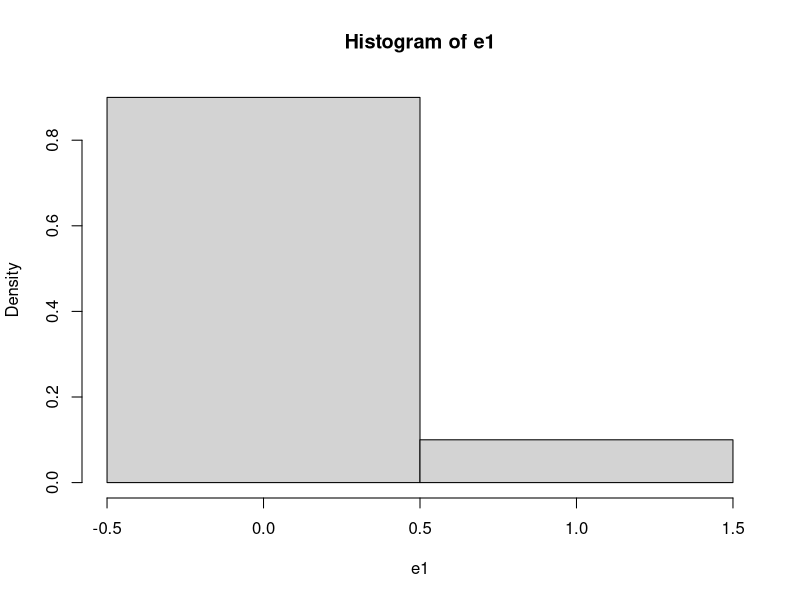
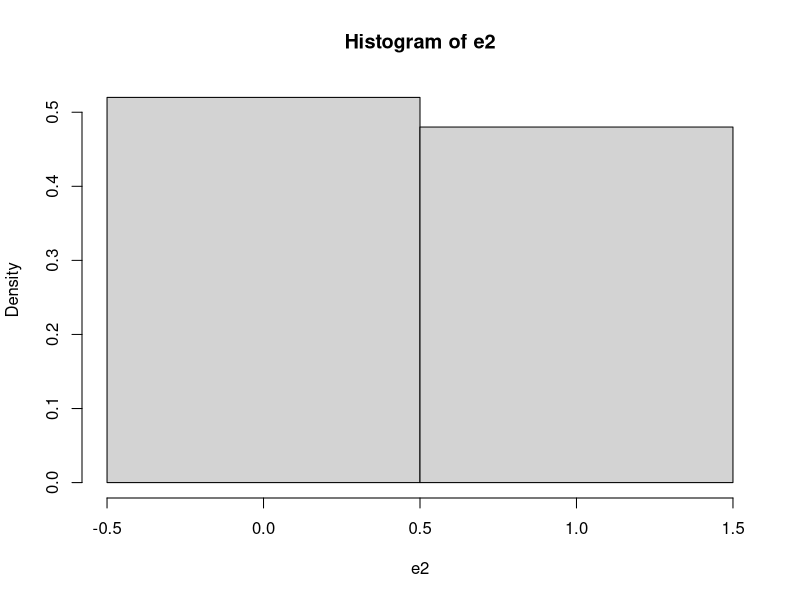
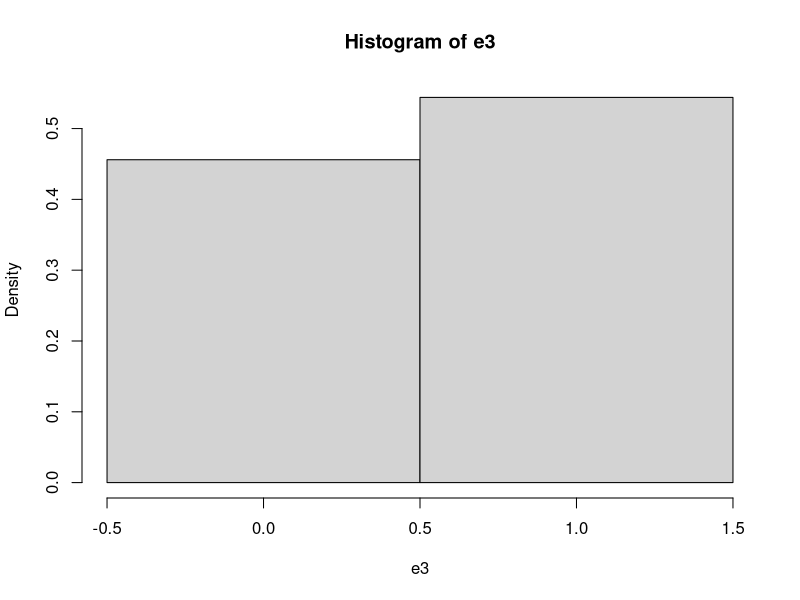
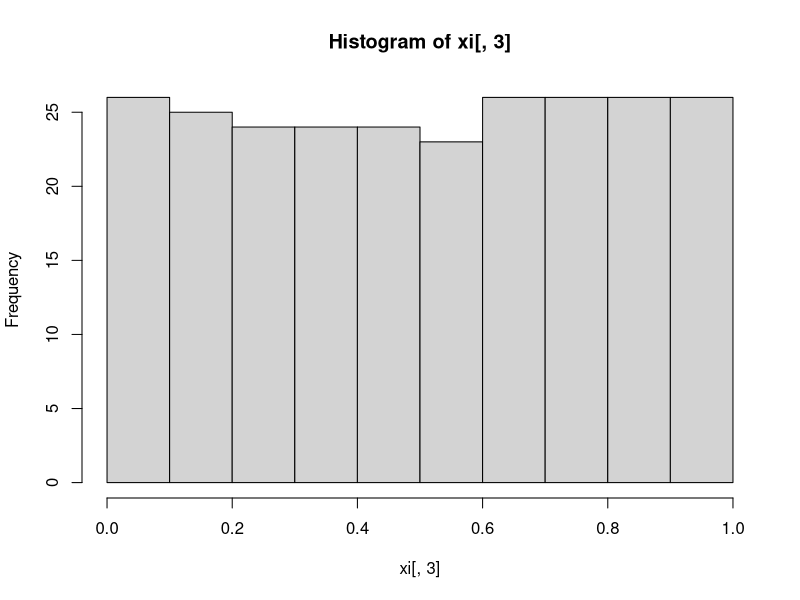
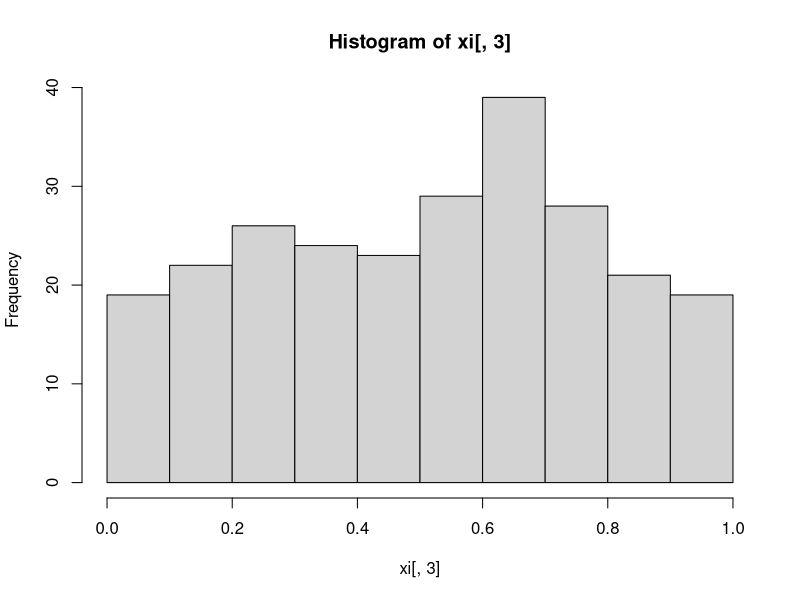
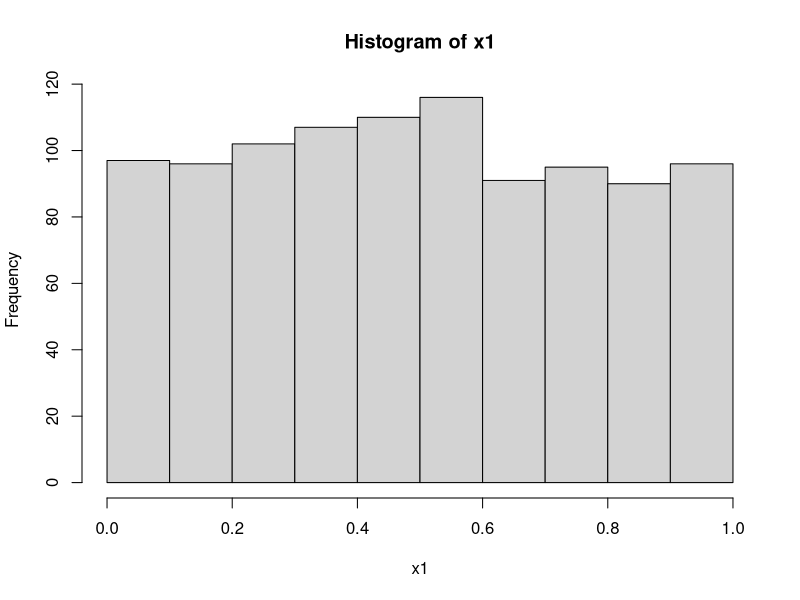

The R source for these figures, in order: (Note: this script raises an error after producing the figures.)
## ---- chunk 1
#                      -=( Install & Load Package Function )=-
install_load <- function (package1, ...)  {   

   # convert arguments to vector
   packages <- c(package1, ...)

   # start loop to determine if each package is installed
   for(package in packages){

       # if package is installed locally, load
       if(package %in% rownames(installed.packages()))
          do.call('library', list(package))

       # if package is not installed locally, download, then load
       else {
          install.packages(package)
          do.call("library", list(package))
       }
   } 
}

install_load("MASS")

path <- function() gsub  ( "\\\\",  "/",  readClipboard ()  )
#Copy path, Panggil function di console
#Copy r path, paste ke var yang diinginkan
## ---- chunk 2
require("knitr")
opts_knit$set(root.dir = "C:/Users/Fathan/Documents/Obsidian Vault/2. Kuliah/Smt 6/1. Metode Simulasi dan Resampling")
## ---- chunk 3
FlipCoin <- function(n) sample(0:1, n, rep=T) 
n <- 10
e1 <- FlipCoin(n) 
e1 
## ---- chunk 4
cat("Banyaknya tail :", sum(e1==0), "dan Peluangnya :", sum(e1==0)/n,
    "\nBanyaknya head :", sum(e1==1), "dan Peluangnya :", sum(e1==1)/n)
## ---- chunk 5
hist(e1,breaks=c(-0.5, 0.5, 1.5), prob=T) 
## ---- chunk 6
#Menggunakan function sebelumnya
n <- 28 
gb <- FlipCoin(n)
gb

g = 0; b=0; B=0
for(i in 1:n){
  if(gb[i] == 1){
    g <- g+1
    b <- 0
  } else{
    b <- b+1
  }
  
  if(b==4){
    B <- B+1
    b <- 0
  }
}

cat("Banyaknya anak perempuan :", g,
    "\nBanyaknya 4 anak tanpa perempuan :", B, 
    "\nPeluangnya :", g/(g+B))
## ---- chunk 7
RollDie <- function(n) sample(1:6, n, rep=T)
n <- 50
d1 <- RollDie(n)
d1
## ---- chunk 8
cat("Banyaknya tail :", sum(d1==3), "dan Frekuensi Relatifnya :", sum(d1==3)/n)
## ---- chunk 9
n <- 100
e2 <- FlipCoin(n) 
cat("Banyaknya tail :", sum(e2==0), "dan Frekuensi Relatifnya :", sum(e2==0)/n,
    "\nBanyaknya head :", sum(e2==1), "dan Frekuensi Relatifnya :", sum(e2==1)/n)
## ---- chunk 10
hist(e2, breaks=c(-0.5, 0.5, 1.5), prob=T)
## ---- chunk 11
n <- 500
e3 <- FlipCoin(n) 
cat("Banyaknya tail :", sum(e3==0), "dan Peluangnya :", sum(e3==0)/n,
    "\nBanyaknya head :", sum(e3==1), "dan Peluangnya :", sum(e3==1)/n)
## ---- chunk 12
hist(e3, breaks=c(-0.5, 0.5, 1.5), prob=T)
## ---- chunk 13
Dice <- function(n){
  d <- RollDie(n)
  rolls <- numeric(0)
  for(i in 1:6) rolls = c(rolls, sum(d==i)/n)
return(rolls)
}

RollingDice <- data.frame(
  rolls.200 = Dice(200),
  rolls.1000 = Dice(1000)
) 
rownames(RollingDice) <- paste0("RF.", 1:6)
print(RollingDice)
## ---- chunk 14
x0 <-78 
n <- 250
a <- 1598
b <- 17
m <- 1000

xi <- matrix (NA , n, 3 )
colnames (xi) <-c( "aX(i-1)+b", "Xi", "Ui") 
for  (i in 1 :n){
  xi[i,1] <- (a * x0 + b) 
  xi[i,2] <- xi[i, 1]%%m 
  xi[i,3] <- xi[i, 2]/m 
  x0 <- xi[i,2]
}
hist(xi[,3])

cbind("i"=1:20,    "Xi"=xi[1:20,2], 
      "i"=101:120, "Xi"=xi[101:120,2], 
      "i"=201:220, "Xi"=xi[201:220,2])
## ---- chunk 15
x0 <-73 
n <- 250
a <- 17
b <- 7
m <- 1024

xi <- matrix (NA , n, 3 )
colnames (xi) <-c( "aX(i-1)+b", "Xi", "Ui") 
for  (i in 1 :n){
  xi[i,1] <- (a * x0 + b) 
  xi[i,2] <- xi[i, 1]%%m 
  xi[i,3] <- xi[i, 2]/m 
  x0 <- xi[i,2]
}
hist(xi[,3])

cbind("i"=1:20,    "Xi"=xi[1:20,2], 
      "i"=101:120, "Xi"=xi[101:120,2], 
      "i"=201:220, "Xi"=xi[201:220,2])
## ---- chunk 16
n <- 1000
x1 <- 0.9
for(i in 2:n) x1[i] <- (pi + x1[i-1])^5%%1

hist(x1)

cbind("i"=1:20,    "Xi"=xi[1:20,2], 
      "i"=101:120, "Xi"=xi[101:120,2], 
      "i"=201:220, "Xi"=xi[201:220,2])
## ---- chunk 17
install_load('readxl','dplyr','kableExtra','DT')
raw.data <- read_xlsx("Data pert 2.xlsx")
data <- raw.data
## ---- chunk 18
i <- 1000
p <- .65
X <- runif(i)
Y <- NULL
for (z in 1:i) ifelse (X[z] <= p, Y[z] <- 1, Y[z] <- 0)
(tabel <- table(Y)/length(Y))
barplot(tabel, main="Bernoulli")

i <- 1000
p <- .65
X <- runif(i)
Y <- (X <= p)+0
(tabel <- table(Y)/length(Y))
barplot(tabel, main="Bernoulli")
## ---- chunk 19
i <- 1000 
N <- 4
X <- runif(i) 
DU <- NULL
for (z in 1:i){
  if (X[z]<=1/N) DU[z]<-1
    else if (X[z]<=2/N) DU[z]<-2  
    else if (X[z]<=3/N) DU[z]<-3
  else DU[z] <- 4 
}
(tabel <- table(DU)/length(DU)) 
barplot(tabel, main="Seragam Diskret")


i <- 1000 
N <- 4
X <- runif(i)
DU <- as.numeric(cut(X, breaks=c(0, 1/N, 2/N, 3/N, 1),  
include.lowest = T))
(tabel <- table(DU)/length(DU)) 
barplot(tabel, main="Seragam Diskret")
i <- 1000  
N <- 4
X <- runif(i)
DU <- 1 +floor(N*X)
(tabel <- table(DU)/length(DU))  
barplot(tabel, main="Seragam Diskret")
## ---- chunk 20
#Binomial (5,0.65) 
i <- 1000
n <- 5  
p <- .65
Binom <- NULL  
for (z in 1:i){
  m <- 0
  for (k in 1:n){
    y <- (runif(1) <= p) +0  
    m <- m+y
  }
  Binom[z] <- m 
}
(tabel <- table(Binom)/length(Binom))  
barplot(tabel, main="Binomial")

#Binomial (3,0.5)  
i <- 1000
X <- runif(i)
Binom <- as.numeric(cut(X, breaks=c(0, 1/8, 4/8, 7/8, 1),  
include.lowest = T)) -1
(tabel <- table(Binom)/length(Binom)) 
barplot(tabel, main="Binomial")
## ---- chunk 21
set.seed(123)
geom <- rgeom(1000, prob = 0.2)

cat("Geometric Distribution (p = 0.2):\n")
head(geom)
hist(geom)
## ---- chunk 22
nbinom <- rnbinom(1000, size = 5, prob = 0.3)

cat("\nNegative Binomial Distribution (size = 5, prob = 0.3):\n")
head(nbinom)
hist(nbinom)
## ---- chunk 23
i <- 1000
lambda <- 3 
U <- runif(i)
X <- -log(U)/lambda  
hist(X)
## ---- chunk 24
#Gamma(α=5,β=3)  
i <- 1000
lambda <- 3 
alpha <- 5
U <- log(runif(i*alpha))  
Um <- matrix(U, i)
Y <- apply(Um, 1, sum) 
Gama <- -Y/lambda  
hist(Gama)
## ---- chunk 25
#chi-square(10)  
i <- 1000
lambda <- 2 
alpha <- 5
U <- log(runif(i*alpha))  
Um <- matrix(U, i)
Y <- apply(Um, 1, sum) 
chi <- -Y/lambda  
hist(chi)

#chi-square(11)  
i <- 1000
lambda <- 2 
alpha <- 5
U <- log(runif(i*alpha))  
Um <- matrix(U, i)
Y <- apply(Um, 1, sum) 
chi <- -Y/lambda
chi <- chi +(rnorm(i))^2  
hist(chi)
## ---- chunk 26
#Poisson(1) melalui ekponensial  
i <- 1000
lambda <- 1  
K <- NULL
for (z in 1:i){ 
  sk <- 0  
  k <- 0
  while (sk<=1){
    u <- runif(1)
    y <- -log(u)/lambda 
    sk <- y+sk
    k <- k+1 
  }
  K[z] <- k-1 
}
(tabel <- table(K)/length(K)) 
barplot(tabel)

#Poisson(1) melalui seragam  
i <- 1000
lambda <- 1  
K <- NULL
for (z in 1:i){ 
  k <- 0
  sk <- 1
  while(sk >= exp(-lambda)){  
    u <- runif(1)
    sk <- sk*u 
    k <- k+1
  } 
  K[z] <- k
}
(tabel <- table(K)/length(K)) 
barplot(tabel)
## ---- chunk 27
#Membangkitkan Data Gamma(5,1) 
set.seed(123)
X=rgamma(100,5,scale = 1) 
head(X)
plot(density(X))
## ---- chunk 28
set.seed(15)
k<-1000 # ulangan

n<-10 #banyak sampel
x11<-matrix(rnorm(n*k),k) #bangkitkan sampel
hist(x11)
x11<-apply(x11,1,mean) #simpan rataan
hist(x11, main = "Sebaran Percontohan Normal 10 Sampel")
mean(x11); var(x11)
## ---- chunk 29
set.seed(15)
k<-1000 # ulangan

n<-30 #banyak sampel
x12<-matrix(rnorm(n*k),k) #bangkitkan sampel
hist(x12)

x12<-apply(x12,1,mean) #simpan rataan
hist(x12, main = "Sebaran Percontohan Normal 30 Sampel")
mean(x12); var(x12)
## ---- chunk 30
set.seed(15)
k<-1000 # ulangan

n<-100 #banyak sampel
x13<-matrix(rnorm(n*k),k) #bangkitkan sampel
hist(x13)
x13<-apply(x13,1,mean) #simpan rataan
hist(x13, main = "Sebaran Percontohan Normal 100 Sampel")
mean(x13); var(x13)
## ---- chunk 31
set.seed(15)
k<-1000 # ulangan

n<-10 #banyak sampel
x21<-matrix(rexp(n*k),k) #bangkitkan sampel
hist(x21)

x21<-apply(x21,1,mean) #simpan rataan
hist(x21, main = "Sebaran Percontohan Eksponensial 10 Sampel")
mean(x21); var(x21)
## ---- chunk 32
set.seed(15)
k<-1000 # ulangan

n<-30 #banyak sampel
x22<-matrix(rexp(n*k),k) #bangkitkan sampel
hist(x22)
x22<-apply(x22,1,mean) #simpan rataan
hist(x22, main = "Sebaran Percontohan Eksponensial 30 Sampel") 
mean(x22); var(x22)
## ---- chunk 33
set.seed(15)
k<-1000 # ulangan

n<-100 #banyak sampel
x23<-matrix(rexp(n*k),k) #bangkitkan sampel
hist(x23)
x23<-apply(x23,1,mean) #simpan rataan
hist(x23, main = "Sebaran Percontohan Eksponensial 100 Sampel")
mean(x23); var(x23)
## ---- chunk 34
set.seed(15)
k<-1000 # ulangan

n<-10 #banyak sampel
x31<-matrix(runif(n*k),k) #bangkitkan sampel
hist(x31)
x31<-apply(x31,1,mean) #simpan rataan
hist(x31, main = "Sebaran Percontohan Seragam 10 Sampel")
mean(x31); var(x31)
## ---- chunk 35
set.seed(15)
k<-1000 # ulangans

n<-30 #banyak sampel
x32<-matrix(runif(n*k),k) #bangkitkan sampel
hist(x32)
x32<-apply(x32,1,mean) #simpan rataan
hist(x32, main = "Sebaran Percontohan Seragam 30 Sampel")
mean(x32); var(x32)
## ---- chunk 36
set.seed(15)
k<-1000 # ulangan

n<-100 #banyak sampel
x33<-matrix(runif(n*k),k) #bangkitkan sampel
hist(x33)
x33<-apply(x33,1,mean) #simpan rataan
hist(x33, main = "Sebaran Percontohan Seragam 100 Sampel")
mean(x33); var(x33)
## ---- chunk 37
par(mfrow=c(3,3))
hist(x11, main = "Normal 10 Sampel",xlim = c(-2,2));hist(x12, main = "Normal 30 Sampel",xlim = c(-2,2));hist(x13, main = "Normal 100 Sampel",xlim = c(-2,2));
hist(x21, main = "Eksponensial 10 Sampel",xlim = c(0,2));hist(x22, main = "Eksponensial 30 Sampel",xlim = c(0,2));hist(x23, main = "Eksponensial 100 Sampel",xlim = c(0,2));
hist(x31, main = "Seragam 10 Sampel",xlim = c(0,1));hist(x32, main = "Seragam 30 Sampel",xlim = c(0,1));hist(x33, main = "Seragam 100 Sampel",xlim = c(0,1))
## ---- chunk 38
set.seed(15)
k<-1000 # ulangan

n<-10 #banyak sampel
x21<-matrix(rexp(n*k),k) #bangkitkan sampel
hist(x21)
x21<-apply(x21,1,mean) #simpan rataan
hist(x21, main = "Sebaran Percontohan Eksponensial 10 Sampel")
mean(x21); var(x21)
## ---- chunk 39
k <- 1000
n <- 10
set.seed(14)
y1<-rexp(n*k)

set.seed(14)
coba<-matrix(rexp(n*k), k)
hist(y1)
hist(coba)
## ---- chunk 40
y1<-rnorm(1000000)
coba<-matrix(rexp(1000000), 10000)

y2<-rexp(1000000)
y3<-runif(1000000)
hist(y1, main = "Populasi Terhingga Normal")

hist(y2, main = "Populasi Terhingga Eksponensial")

hist(y3, main = "Populasi Terhingga Uniform")
## ---- chunk 41
k<-1000
n<-10
z11<-matrix(sample(y1, n*k),k)
z21<-matrix(sample(y2,n*k),k)
z31<-matrix(sample(y3,n*k),k)
z11<-apply(z11,1,mean)
z21<-apply(z21,1,mean)
z31<-apply(z31,1,mean)
hist(z11)

hist(z21)

hist(z31)
## ---- chunk 42
meandata10 = (c(mean(z11),mean(z21),mean(z31)))
vardata10 = (c(var(z11),var(z21),var(z31)))
normal10 = data.frame("Mean" = meandata10, "Var" = vardata10, row.names = c("Normal","Eksponensial","Seragam"))
print(normal10)
## ---- chunk 43
k<-1000
n<-30
z12<-matrix(sample(y1,n*k),k)
z22<-matrix(sample(y2,n*k),k)
z32<-matrix(sample(y3,n*k),k)
z12<-apply(z12,1,mean)
z22<-apply(z22,1,mean)
z32<-apply(z32,1,mean)
hist(z12)

hist(z22)

hist(z32)
## ---- chunk 44
meandata30 = (c(mean(z12),mean(z22),mean(z32)))
vardata30 = (c(var(z12),var(z22),var(z32)))
normal30 = data.frame("Mean" = meandata30, "Var" = vardata30, row.names = c("Normal","Eksponensial","Seragam"))
print(normal30)
## ---- chunk 45
k<-1000
n<-100
z13<-matrix(sample(y1,
n*k),k)
z23<-matrix(sample(y2,
n*k),k)
z33<-matrix(sample(y3,
n*k),k)
z13<-apply(z13,1,mean)
z23<-apply(z23,1,mean)
z33<-apply(z33,1,mean)
hist(z13)

hist(z23)

hist(z33)
## ---- chunk 46
meandata100 = (c(mean(z13),mean(z23),mean(z33)))
vardata100 = (c(var(z13),var(z23),var(z33)))
normal100 = data.frame("Mean" = meandata100, "Var" = vardata100, row.names = c("Normal","Eksponensial","Seragam"))
print(normal100)
## ---- chunk 47
par(mfrow=c(3,3))
hist(z11, main = "Normal 10 Sampel",xlim = c(-2,2));hist(z12, main = "Normal 30 Sampel",xlim = c(-2,2));hist(z13, main = "Normal 100 Sampel",xlim = c(-2,2));
hist(z21, main = "Eksponensial 10 Sampel",xlim = c(0,2));hist(z22, main = "Eksponensial 30 Sampel",xlim = c(0,2));hist(z23, main = "Eksponensial 100 Sampel",xlim = c(0,2));
hist(z31, main = "Seragam 10 Sampel",xlim = c(0,1));hist(z32, main = "Seragam 30 Sampel",xlim = c(0,1));hist(z33, main = "Seragam 100 Sampel",xlim = c(0,1))
## ---- chunk 48
k<-1000 # ulangan
n<-5 #banyak sampel
par(mfrow=c(2,3))

set.seed(15)
y21<-matrix(-rexp(n*k),k) #bangkitkan sampel
hist(y21)

n<-50 #banyak sampel
set.seed(15)
y22<-matrix(-rexp(n*k),k) #bangkitkan sampel
hist(y22)

n<-500 #banyak sampel
set.seed(15)
y23<-matrix(-rexp(n*k),k) #bangkitkan sampel
hist(y23)


yy23<-apply(y23,1,mean) #simpan rataan
hist(yy23, main = "Sebaran Percontohan Eksponensial Negatif 500 Sampel")

yy21<-apply(y21,1,mean) #simpan rataan
hist(yy21, main = "Sebaran Percontohan Eksponensial Negatif 5 Sampel")

yy22<-apply(y22,1,mean) #simpan rataan
hist(yy22, main = "Sebaran Percontohan Eksponensial Negatif 50 Sampel")
## ---- chunk 49
k<-1000 # ulangan
n<-5 #banyak sampel
par(mfrow=c(2,3))

set.seed(15)
y21<-matrix(rnorm(n*k),k) #bangkitkan sampel
hist(y21)

n<-50 #banyak sampel
set.seed(15)
y22<-matrix(rnorm(n*k),k) #bangkitkan sampel
hist(y22)

n<-500 #banyak sampel
set.seed(15)
y23<-matrix(rnorm(n*k),k) #bangkitkan sampel
hist(y23)


yy23<-apply(y23,1,mean) #simpan rataan
hist(yy23, main = "Sebaran Percontohan Normal 500 Sampel")

yy21<-apply(y21,1,mean) #simpan rataan
hist(yy21, main = "Sebaran Percontohan Normal 5 Sampel")

yy22<-apply(y22,1,mean) #simpan rataan
hist(yy22, main = "Sebaran Percontohan Normal 50 Sampel")
## ---- chunk 50
k<-1000 # ulangan
n<-5 #banyak sampel
par(mfrow=c(2,3))

set.seed(15)
y21<-matrix(rexp(n*k),k) #bangkitkan sampel
hist(y21)

n<-50 #banyak sampel
set.seed(15)
y22<-matrix(rexp(n*k),k) #bangkitkan sampel
hist(y22)

n<-500 #banyak sampel
set.seed(15)
y23<-matrix(rexp(n*k),k) #bangkitkan sampel
hist(y23)


yy23<-apply(y23,1,mean) #simpan rataan
hist(yy23, main = "Sebaran Percontohan Eksponensial 500 Sampel")

yy21<-apply(y21,1,mean) #simpan rataan
hist(yy21, main = "Sebaran Percontohan Eksponensial 5 Sampel")

yy22<-apply(y22,1,mean) #simpan rataan
hist(yy22, main = "Sebaran Percontohan Eksponensial 50 Sampel")
## ---- chunk 51
k<-1000 # ulangan
n<-5 #banyak sampel
par(mfrow=c(2,3))

set.seed(15)
y21<-matrix(runif(n*k),k) #bangkitkan sampel
hist(y21)

n<-50 #banyak sampel
set.seed(15)
y22<-matrix(runif(n*k),k) #bangkitkan sampel
hist(y22)

n<-500 #banyak sampel
set.seed(15)
y23<-matrix(runif(n*k),k) #bangkitkan sampel
hist(y23)


yy23<-apply(y23,1,mean) #simpan rataan
hist(yy23, main = "Sebaran Percontohan Seragam 500 Sampel")

yy21<-apply(y21,1,mean) #simpan rataan
hist(yy21, main = "Sebaran Percontohan Seragam 5 Sampel")

yy22<-apply(y22,1,mean) #simpan rataan
hist(yy22, main = "Sebaran Percontohan Seragam 50 Sampel")
## ---- chunk 52
n = 10
k = 1000 #ulangan
set.seed(503)
populasi = runif(k, min = -2, max = 0.8) 
miu      = mean(populasi)
sigma2   = var(populasi)

sampel   = matrix(NA,k,n)
for (i in 1:k) sampel[i,] = sample (populasi,n)
xbar     = apply (sampel,1,mean)
s2       = apply(sampel,1,var)
E.xbar   = mean(xbar)
E.s2     = mean(s2)

par(mfrow=c(1,2))
hist(populasi); hist(sampel)

hasil = data.frame( "."  = c("populasi","E(sampel)"), 
                    mean   = c(miu, E.xbar), 
                    varian = c(sigma2, E.s2))
hasil
## ---- chunk 53
n = 10 #ukuran contoh
k = 1000 #ulangan
beta       = c(15, 45) # beta_0 = 15 dan beta_1 = 45
sigmaerror = 3

betaduga   = matrix(NA,k,2)
for (i in 1:k){
  set.seed(503)
  
  x = runif(n)*10
  epsilon = rnorm(n,0,sqrt(sigmaerror))
  X = cbind(1,x)
  y = X %*% beta + epsilon
  betaduga[i,] = solve (t(X) %*% X) %*% (t(X) %*% y)
}

rataanbetaduga = apply(betaduga,2,mean)
names(rataanbetaduga) = c("bo","b1")
rataanbetaduga
## ---- chunk 54
n    = 50
k    = 100 #ulangan
alpha  = 0.005
mu   = 50
std  = 10

set.seed(503)
sampel = matrix(rnorm(n*k,mu,std),k)
xbar = apply(sampel,1,mean)
s    = apply(sampel,1,sd)
SE   = s/sqrt(n)
z    = qnorm(1-alpha/2)
SK   = (xbar-z*SE < mu & mu < xbar+z*SE)

sum(SK)/k #proporsi banyaknya SK yang memuat mu
## ---- chunk 55
matplot(rbind (xbar-z*SE, xbar+z*SE), rbind(1:k,1:k), col=ifelse(SK,"blue","red"), type = "l", lty = 1,main='Selang Kepercayaan', xlab='SK', ylab='banyak ulangan')
abline(v=mu)
